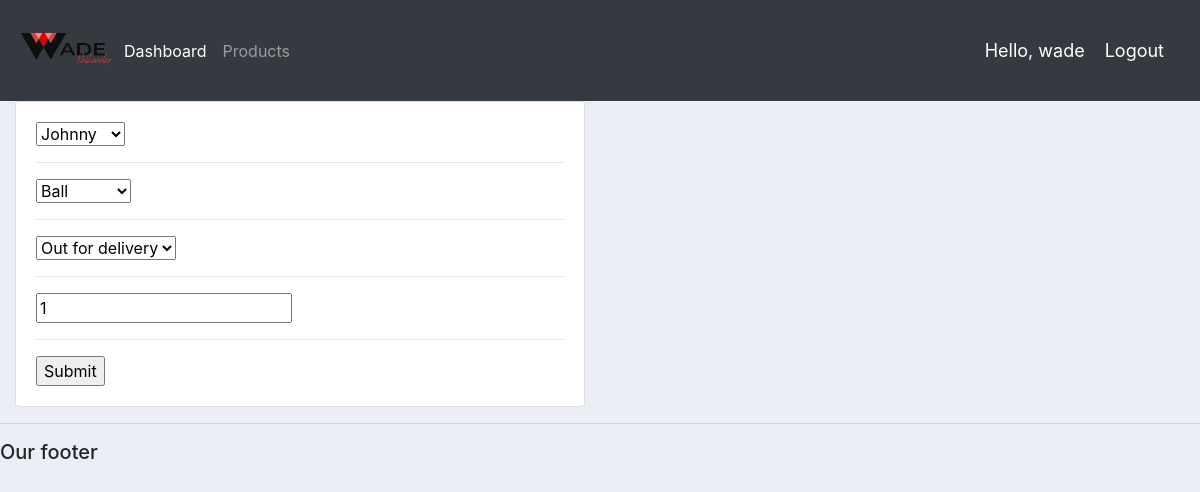
/update_order/1/ (signed in), run on an earlier commit of the app's database.
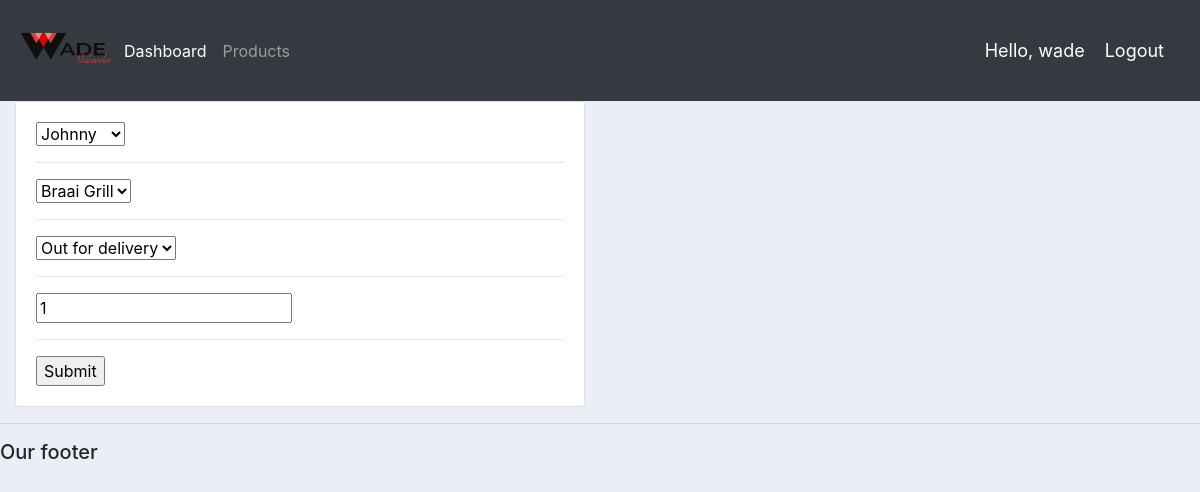
And on a later commit of the database.
### accounts/models.py (models this page shows, shortened)
class Order(models.Model):
	STATUS = (
			('Pending', 'Pending'),
			('Out for delivery', 'Out for delivery'),
			('Delivered', 'Delivered'),
			)
	customer = models.ForeignKey(Customer, null=True, on_delete= models.SET_NULL)
	product = models.ForeignKey(Product, null=True, on_delete= models.SET_NULL)
	date_created = models.DateTimeField(auto_now_add=True, null=True)
	status = models.CharField(max_length=200, null=True, choices=STATUS)
	note = models.CharField(max_length=1000, null=True)

### accounts/decorators.py (the view)
		def wrapper_func(request, *args, **kwargs):
			group = None
			if request.user.groups.exists():
				group = request.user.groups.all()[0].name
				if group in allowed_roles:
					return view_func(request, *args, **kwargs)
				else:
					return HttpResponse('You are not authorized to view this page')
			else:
				return HttpResponse(' nope, error here!')

### accounts/forms.py
class OrderForm(ModelForm):
	class Meta:
		model = Order
		fields = '__all__'

### accounts/models.py (called while the page is built)
	def __str__(self):
		return self.name

	def __str__(self):
		return self.name

### accounts/views.py (called while the page is built)
@login_required(login_url='login')
@allowed_users(allowed_roles=['admin'])
def updateOrder(request, pk):
    order = Order.objects.get(id=pk)
    form = OrderForm(instance=order)
    if request.method == 'POST':
        form = OrderForm(request.POST, instance=order)
        if form.is_valid():
            form.save()
            return redirect('/')
    context = {'form':form}
    return render(request, 'accounts/order_form.html', context)

### accounts/templates/accounts/order_form.html (shortened to what this page needs)
{%  extends 'accounts/main.html' %}
{% load static %}
{% block content %}
<div class="row">
	<div class="col-md-6">
		<div class="card card-body">
			<form action="" method="POST">
				{% for field in form %}
					{{field}}
					<hr>
				{% endfor %}
				<input type="submit" name="Submit">
			</form>
		</div>
	</div>
</div>
{% endblock %}

What changed in the data, as far as the page shows it:
changed Order "Johnny": product "Ball" → "Braai Grill"
